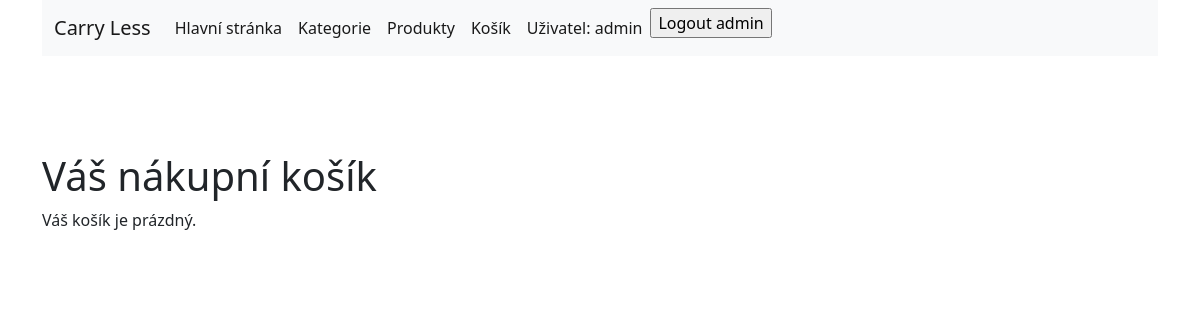
The page /cart/ (signed in) on the database as committed earlier.
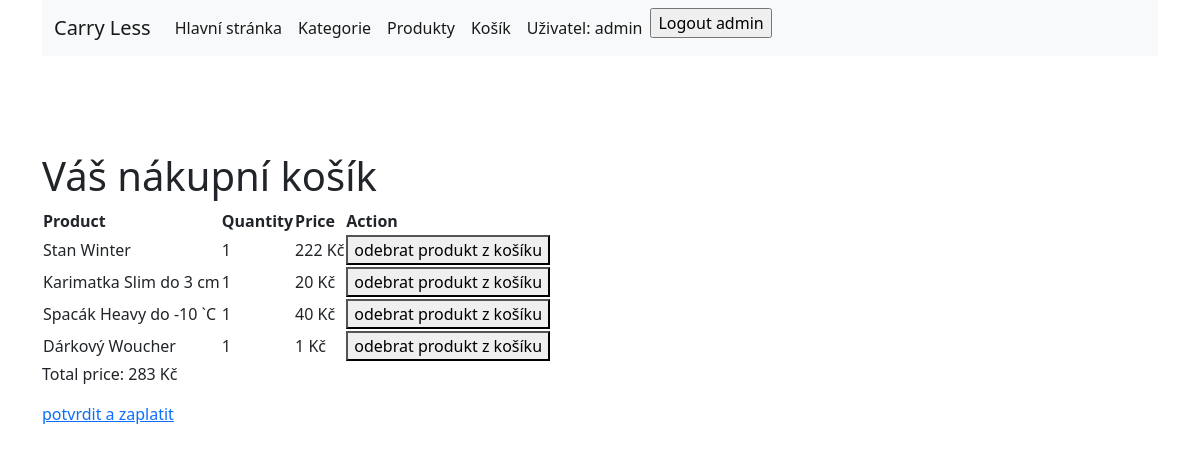
The same page on the database as committed later.
### viewer/models.py (models this page shows, shortened)
class CartItem(models.Model):
    product = models.ForeignKey(Product, on_delete=models.CASCADE)
    quantity = models.PositiveIntegerField(default=0)
    user = models.ForeignKey(User, on_delete=models.CASCADE)
    date_added = models.DateTimeField(auto_now_add=True)
    def total_price(self):
        return self.quantity * self.product.price

class Product(models.Model):
    name = models.CharField(max_length=30)
    weight = models.IntegerField()
    price = models.IntegerField()
    brand = models.CharField(max_length=300)
    category_ID = models.IntegerField()
    products_of_categories = models.ForeignKey(Categorie, on_delete=models.DO_NOTHING, null=True)
    features = models.ManyToManyField(ProductFeature)

### viewer/views.py (the view)
# urls.py: path('cart/', ViewCart.as_view(), name='ViewCart'),
class ViewCart(LoginRequiredMixin, TemplateView):
    template_name = 'cart.html'
    def get_context_data(self, **kwargs):
        context = super().get_context_data(**kwargs)
        cart_items = CartItem.objects.filter(user=self.request.user)
        context['cart_items'] = cart_items
        total_price = sum(item.total_price() for item in cart_items)
        context['total_price'] = total_price
        return context

### viewer/templates/cart.html (shortened to what this page needs)
{% extends 'base.html' %}
{% block content %}
    <h1>Váš nákupní košík</h1>
    {% if cart_items %}
        <table>
            <thead>
                <tr>
                    <th>Product</th>
                    <th>Quantity</th>
                    <th>Price</th>
                    <th>Action</th>
                </tr>
            </thead>
            <tbody>
                {% for item in cart_items %}
                <tr>
                    <td>{{ item.product.name }}</td>
                    <td>{{ item.quantity }}</td>
                    <td>{{ item.product.price }} Kč</td>
                    <td>
                        <form method="get" action="{% url 'remove_from_cart' item.product.id %}">
                            <button type="submit">odebrat produkt z košíku</button>
                        </form>
                    </td>
                </tr>
                {% endfor %}
            </tbody>
        </table>
        <p>Total price: {{ total_price }} Kč</p>
        <a href="{%url 'checkout'%}">potvrdit a zaplatit</a>
    {% else %}
        <p>Váš košík je prázdný.</p>
    {% endif %}
{% endblock %}

### viewer/templates/base.html (shortened to what this page needs)
<!DOCTYPE html>
<html lang="en">
<head>
    <link href="https://cdn.jsdelivr.net/npm/bootstrap@5.0.2/dist/css/bootstrap.min.css" rel="stylesheet">
</head>
<body>
<div class="container">
<nav class="navbar navbar-expand-lg navbar-light bg-light">
  <div class="container-fluid">
    <a class="navbar-brand" href="#">Carry Less</a>
    <div class="collapse navbar-collapse" id="navbarNav">
      <ul class="navbar-nav">
        <li class="nav-item">
          <a class="nav-link active" href="{% url 'main' %}">Hlavní stránka</a>
        </li>
        <li class="nav-item">
          <a class="nav-link active" href="{% url 'kategorie' %}">Kategorie</a>
        </li>
        <li class="nav-item">
          <a class="nav-link active" href="{% url 'produkty' %}">Produkty</a>
        </li>
        <li class="nav-item">
          <a class="nav-link active" href="{% url 'ViewCart' %}">Košík</a>
        </li>
    {% if user.is_authenticated %}
        <li class="nav-item">
          <a class="nav-link active" href="{% url 'userpage' %}">Uživatel: {{user.username}}</a>
        </li>
          <form action= "{% url 'logout' %}" method="POST" >
        {% csrf_token %}<input type = "submit" value = "Logout {{user.username}}">
          </form>
    {% endif %}
      </ul>
    </div>
  </div>
</nav>
<br>
<br>
<br>
<br>
{% block content %}
{% endblock %}
</div>
</body>
</html>

Rows that differ between the two databases and show on the page:
added CartItem: product.name "Stan Winter", quantity "1", product.price "222"
added CartItem: product.name "Karimatka Slim do 3 cm", quantity "1", product.price "20"
added CartItem: product.name "Spacák Heavy do -10 `C", quantity "1", product.price "40"
added CartItem: product.name "Dárkový Woucher", quantity "1", product.price "1"
Other text that changed with them:
{{ total_price }}: (not shown) → "283"
text no longer shown: "Váš košík je prázdný."
text now shown: "Product Quantity Price Action Total price: Kč potvrdit a zaplatit"
